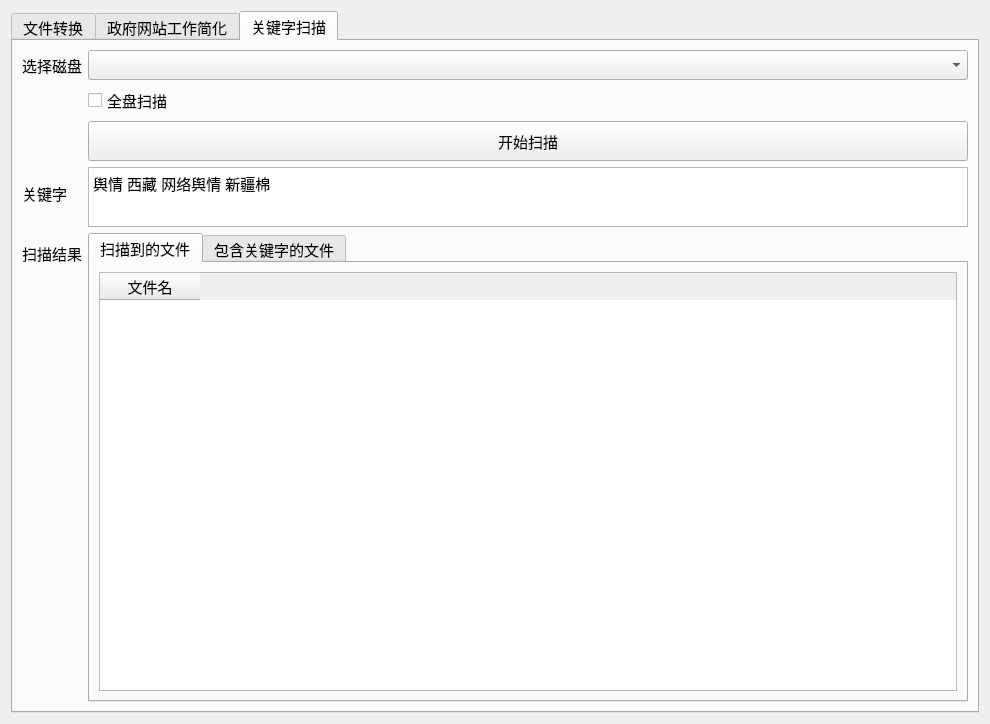
<?xml version="1.0" encoding="UTF-8"?>
<ui version="4.0">
 <class>MainPage</class>
 <widget class="QWidget" name="MainPage">
  <property name="geometry">
   <rect>
    <x>0</x>
    <y>0</y>
    <width>990</width>
    <height>724</height>
   </rect>
  </property>
  <property name="font">
   <font>
    <pointsize>11</pointsize>
   </font>
  </property>
  <property name="windowTitle">
   <string>小工具</string>
  </property>
  <layout class="QGridLayout" name="gridLayout">
   <item row="0" column="0">
    <widget class="QTabWidget" name="tab_main">
     <property name="currentIndex">
      <number>2</number>
     </property>
     <widget class="QWidget" name="tab">
      <attribute name="title">
       <string>文件转换</string>
      </attribute>
      <layout class="QGridLayout" name="gridLayout_4">
       <item row="0" column="0">
        <layout class="QVBoxLayout" name="verticalLayout">
         <item>
          <layout class="QGridLayout" name="gridLayout_3">
           <item row="10" column="1" alignment="Qt::AlignHCenter">
            <widget class="QLabel" name="label_3">
             <property name="minimumSize">
              <size>
               <width>0</width>
               <height>30</height>
              </size>
             </property>
             <property name="text">
              <string>转换结果</string>
             </property>
            </widget>
           </item>
           <item row="0" column="1">
            <layout class="QHBoxLayout" name="horizontalLayout_2">
             <item>
              <widget class="QComboBox" name="source_file_type_select">
               <property name="minimumSize">
                <size>
                 <width>0</width>
                 <height>30</height>
                </size>
               </property>
              </widget>
             </item>
            </layout>
           </item>
           <item row="4" column="0">
            <widget class="QLabel" name="label_6">
             <property name="minimumSize">
              <size>
               <width>0</width>
               <height>50</height>
              </size>
             </property>
             <property name="text">
              <string/>
             </property>
            </widget>
           </item>
           <item row="2" column="2">
            <widget class="QPushButton" name="btn_file_con_select">
             <property name="minimumSize">
              <size>
               <width>0</width>
               <height>30</height>
              </size>
             </property>
             <property name="maximumSize">
              <size>
               <width>16777215</width>
               <height>30</height>
              </size>
             </property>
             <property name="font">
              <font>
               <pointsize>11</pointsize>
              </font>
             </property>
             <property name="text">
              <string>选择文件或文件夹</string>
             </property>
            </widget>
           </item>
           <item row="2" column="1">
            <widget class="QLineEdit" name="file_conv_path">
             <property name="minimumSize">
              <size>
               <width>0</width>
               <height>30</height>
              </size>
             </property>
            </widget>
           </item>
           <item row="11" column="1">
            <widget class="QTextEdit" name="file_conv_result_text"/>
           </item>
           <item row="2" column="0" alignment="Qt::AlignHCenter">
            <widget class="QLabel" name="label_7">
             <property name="minimumSize">
              <size>
               <width>0</width>
               <height>50</height>
              </size>
             </property>
             <property name="text">
              <string>源文件路径</string>
             </property>
            </widget>
           </item>
           <item row="1" column="0">
            <widget class="QLabel" name="label_5">
             <property name="minimumSize">
              <size>
               <width>0</width>
               <height>50</height>
              </size>
             </property>
             <property name="text">
              <string>目标文件格式</string>
             </property>
            </widget>
           </item>
           <item row="9" column="1">
            <widget class="QProgressBar" name="file_conv_progress_bar">
             <property name="minimumSize">
              <size>
               <width>0</width>
               <height>30</height>
              </size>
             </property>
             <property name="font">
              <font>
               <pointsize>15</pointsize>
              </font>
             </property>
             <property name="value">
              <number>0</number>
             </property>
             <property name="alignment">
              <set>Qt::AlignLeading|Qt::AlignLeft|Qt::AlignVCenter</set>
             </property>
            </widget>
           </item>
           <item row="0" column="0" alignment="Qt::AlignHCenter">
            <widget class="QLabel" name="label_8">
             <property name="minimumSize">
              <size>
               <width>0</width>
               <height>50</height>
              </size>
             </property>
             <property name="text">
              <string>源文件格式</string>
             </property>
            </widget>
           </item>
           <item row="4" column="1">
            <widget class="QPushButton" name="btn_file_conv">
             <property name="minimumSize">
              <size>
               <width>0</width>
               <height>40</height>
              </size>
             </property>
             <property name="text">
              <string>开始转换</string>
             </property>
            </widget>
           </item>
           <item row="1" column="1">
            <widget class="QComboBox" name="target_file_type_select">
             <property name="minimumSize">
              <size>
               <width>0</width>
               <height>30</height>
              </size>
             </property>
             <property name="font">
              <font>
               <pointsize>12</pointsize>
              </font>
             </property>
             <property name="currentText">
              <string extracomment="注释"/>
             </property>
            </widget>
           </item>
           <item row="3" column="0" alignment="Qt::AlignHCenter">
            <widget class="QLabel" name="label_15">
             <property name="minimumSize">
              <size>
               <width>0</width>
               <height>40</height>
              </size>
             </property>
             <property name="text">
              <string>保存路径</string>
             </property>
            </widget>
           </item>
           <item row="3" column="1">
            <widget class="QLineEdit" name="tab1_txt_file_save_directory">
             <property name="minimumSize">
              <size>
               <width>0</width>
               <height>30</height>
              </size>
             </property>
             <property name="placeholderText">
              <string>默认为文件所在目录</string>
             </property>
            </widget>
           </item>
           <item row="3" column="2">
            <widget class="QPushButton" name="tab1_btn_file_conv_save_directory">
             <property name="minimumSize">
              <size>
               <width>0</width>
               <height>30</height>
              </size>
             </property>
             <property name="text">
              <string>选择文件夹</string>
             </property>
            </widget>
           </item>
          </layout>
         </item>
        </layout>
       </item>
      </layout>
     </widget>
     <widget class="QWidget" name="tab_2">
      <attribute name="title">
       <string>政府网站工作简化</string>
      </attribute>
      <layout class="QVBoxLayout" name="verticalLayout_3">
       <item>
        <layout class="QGridLayout" name="gridLayout_2">
         <item row="3" column="1">
          <widget class="QLineEdit" name="tab2_txt_web_pages">
           <property name="minimumSize">
            <size>
             <width>0</width>
             <height>30</height>
            </size>
           </property>
           <property name="text">
            <string>http://www.zhalute.gov.cn/zltq/xzfgui/xxgklist_{0}.shtml</string>
           </property>
          </widget>
         </item>
         <item row="5" column="1">
          <widget class="QTextEdit" name="tab2_text_content"/>
         </item>
         <item row="4" column="1">
          <widget class="QPushButton" name="tab2_btn_get_web_site_content">
           <property name="minimumSize">
            <size>
             <width>0</width>
             <height>40</height>
            </size>
           </property>
           <property name="text">
            <string>获取内容</string>
           </property>
          </widget>
         </item>
         <item row="2" column="1">
          <widget class="QLineEdit" name="tab2_txt_web_tag">
           <property name="minimumSize">
            <size>
             <width>0</width>
             <height>30</height>
            </size>
           </property>
           <property name="placeholderText">
            <string>标签用,分割</string>
           </property>
          </widget>
         </item>
         <item row="3" column="0">
          <widget class="QLabel" name="label_4">
           <property name="text">
            <string>分页设置</string>
           </property>
          </widget>
         </item>
         <item row="0" column="0">
          <widget class="QLabel" name="label_2">
           <property name="minimumSize">
            <size>
             <width>0</width>
             <height>30</height>
            </size>
           </property>
           <property name="text">
            <string>网页地址</string>
           </property>
          </widget>
         </item>
         <item row="0" column="1">
          <widget class="QLineEdit" name="tab2_txt_web_url">
           <property name="minimumSize">
            <size>
             <width>0</width>
             <height>30</height>
            </size>
           </property>
           <property name="text">
            <string>http://www.zhalute.gov.cn/zltq/xzfgui/xxgklist.shtml</string>
           </property>
          </widget>
         </item>
         <item row="2" column="0">
          <widget class="QLabel" name="label">
           <property name="minimumSize">
            <size>
             <width>0</width>
             <height>30</height>
            </size>
           </property>
           <property name="text">
            <string>解析标签</string>
           </property>
          </widget>
         </item>
         <item row="1" column="0">
          <widget class="QLabel" name="label_9">
           <property name="text">
            <string>关键地址</string>
           </property>
          </widget>
         </item>
         <item row="1" column="1">
          <widget class="QLineEdit" name="tab2_txt_key">
           <property name="minimumSize">
            <size>
             <width>0</width>
             <height>30</height>
            </size>
           </property>
           <property name="text">
            <string>xzfgui</string>
           </property>
          </widget>
         </item>
        </layout>
       </item>
      </layout>
     </widget>
     <widget class="QWidget" name="tab_3">
      <attribute name="title">
       <string>关键字扫描</string>
      </attribute>
      <layout class="QGridLayout" name="gridLayout_6">
       <item row="0" column="0">
        <layout class="QFormLayout" name="formLayout">
         <item row="0" column="0">
          <widget class="QLabel" name="label_10">
           <property name="minimumSize">
            <size>
             <width>0</width>
             <height>30</height>
            </size>
           </property>
           <property name="text">
            <string>选择磁盘</string>
           </property>
          </widget>
         </item>
         <item row="0" column="1">
          <widget class="QComboBox" name="tab3_combox_select_disk">
           <property name="minimumSize">
            <size>
             <width>0</width>
             <height>30</height>
            </size>
           </property>
          </widget>
         </item>
         <item row="1" column="0">
          <widget class="QLabel" name="label_11">
           <property name="text">
            <string/>
           </property>
          </widget>
         </item>
         <item row="1" column="1">
          <widget class="QCheckBox" name="tab3_checkbox_scan_all_disk">
           <property name="text">
            <string>全盘扫描</string>
           </property>
          </widget>
         </item>
         <item row="2" column="0">
          <widget class="QLabel" name="label_12">
           <property name="text">
            <string/>
           </property>
          </widget>
         </item>
         <item row="2" column="1">
          <widget class="QPushButton" name="tab3_btn_scan">
           <property name="minimumSize">
            <size>
             <width>0</width>
             <height>40</height>
            </size>
           </property>
           <property name="text">
            <string>开始扫描</string>
           </property>
          </widget>
         </item>
         <item row="4" column="0">
          <widget class="QLabel" name="label_13">
           <property name="text">
            <string>扫描结果</string>
           </property>
          </widget>
         </item>
         <item row="3" column="0">
          <widget class="QLabel" name="label_14">
           <property name="minimumSize">
            <size>
             <width>0</width>
             <height>30</height>
            </size>
           </property>
           <property name="text">
            <string>关键字</string>
           </property>
          </widget>
         </item>
         <item row="4" column="1">
          <widget class="QTabWidget" name="tab_scan_result">
           <property name="currentIndex">
            <number>0</number>
           </property>
           <widget class="QWidget" name="tab_scan_file_list">
            <attribute name="title">
             <string>扫描到的文件</string>
            </attribute>
            <layout class="QGridLayout" name="gridLayout_5">
             <item row="0" column="0">
              <widget class="QTableWidget" name="tab3_table_scan_files">
               <property name="minimumSize">
                <size>
                 <width>0</width>
                 <height>0</height>
                </size>
               </property>
               <column>
                <property name="text">
                 <string>文件名</string>
                </property>
               </column>
              </widget>
             </item>
            </layout>
           </widget>
           <widget class="QWidget" name="tab_parser_keyword">
            <attribute name="title">
             <string>包含关键字的文件</string>
            </attribute>
            <layout class="QGridLayout" name="gridLayout_7">
             <item row="0" column="0">
              <widget class="QTableWidget" name="tab3_table_parser_files">
               <column>
                <property name="text">
                 <string>文件名</string>
                </property>
               </column>
               <column>
                <property name="text">
                 <string>关键字</string>
                </property>
               </column>
               <column>
                <property name="text">
                 <string>上下文</string>
                </property>
               </column>
              </widget>
             </item>
            </layout>
           </widget>
          </widget>
         </item>
         <item row="3" column="1">
          <widget class="QPlainTextEdit" name="tab3_text_keywords">
           <property name="maximumSize">
            <size>
             <width>16777215</width>
             <height>60</height>
            </size>
           </property>
           <property name="plainText">
            <string>舆情 西藏 网络舆情 新疆棉</string>
           </property>
          </widget>
         </item>
        </layout>
       </item>
      </layout>
     </widget>
    </widget>
   </item>
  </layout>
 </widget>
 <resources/>
 <connections>
  <connection>
   <sender>btn_file_con_select</sender>
   <signal>clicked()</signal>
   <receiver>MainPage</receiver>
   <slot>btn_select_file()</slot>
   <hints>
    <hint type="sourcelabel">
     <x>878</x>
     <y>185</y>
    </hint>
    <hint type="destinationlabel">
     <x>901</x>
     <y>-2</y>
    </hint>
   </hints>
  </connection>
  <connection>
   <sender>btn_file_conv</sender>
   <signal>clicked()</signal>
   <receiver>MainPage</receiver>
   <slot>btn_conv()</slot>
   <hints>
    <hint type="sourcelabel">
     <x>298</x>
     <y>273</y>
    </hint>
    <hint type="destinationlabel">
     <x>7</x>
     <y>242</y>
    </hint>
   </hints>
  </connection>
  <connection>
   <sender>tab2_btn_get_web_site_content</sender>
   <signal>clicked()</signal>
   <receiver>MainPage</receiver>
   <slot>parser_web_site_content()</slot>
   <hints>
    <hint type="sourcelabel">
     <x>365</x>
     <y>205</y>
    </hint>
    <hint type="destinationlabel">
     <x>989</x>
     <y>241</y>
    </hint>
   </hints>
  </connection>
  <connection>
   <sender>source_file_type_select</sender>
   <signal>currentIndexChanged(int)</signal>
   <receiver>MainPage</receiver>
   <slot>target_file_type_select_change()</slot>
   <hints>
    <hint type="sourcelabel">
     <x>285</x>
     <y>63</y>
    </hint>
    <hint type="destinationlabel">
     <x>291</x>
     <y>1</y>
    </hint>
   </hints>
  </connection>
  <connection>
   <sender>tab1_btn_file_conv_save_directory</sender>
   <signal>clicked()</signal>
   <receiver>MainPage</receiver>
   <slot>file_conv_select_save_directory()</slot>
   <hints>
    <hint type="sourcelabel">
     <x>886</x>
     <y>234</y>
    </hint>
    <hint type="destinationlabel">
     <x>987</x>
     <y>283</y>
    </hint>
   </hints>
  </connection>
  <connection>
   <sender>tab_main</sender>
   <signal>currentChanged(int)</signal>
   <receiver>MainPage</receiver>
   <slot>tab_change()</slot>
   <hints>
    <hint type="sourcelabel">
     <x>307</x>
     <y>18</y>
    </hint>
    <hint type="destinationlabel">
     <x>319</x>
     <y>-11</y>
    </hint>
   </hints>
  </connection>
  <connection>
   <sender>tab3_btn_scan</sender>
   <signal>clicked()</signal>
   <receiver>MainPage</receiver>
   <slot>scan_disk()</slot>
   <hints>
    <hint type="sourcelabel">
     <x>688</x>
     <y>133</y>
    </hint>
    <hint type="destinationlabel">
     <x>985</x>
     <y>131</y>
    </hint>
   </hints>
  </connection>
 </connections>
 <slots>
  <slot>btn_select_file()</slot>
  <slot>btn_conv()</slot>
  <slot>target_file_type_select_change()</slot>
  <slot>parser_web_site_content()</slot>
  <slot>file_conv_select_save_directory()</slot>
  <slot>tab_change()</slot>
  <slot>scan_disk()</slot>
 </slots>
</ui>
